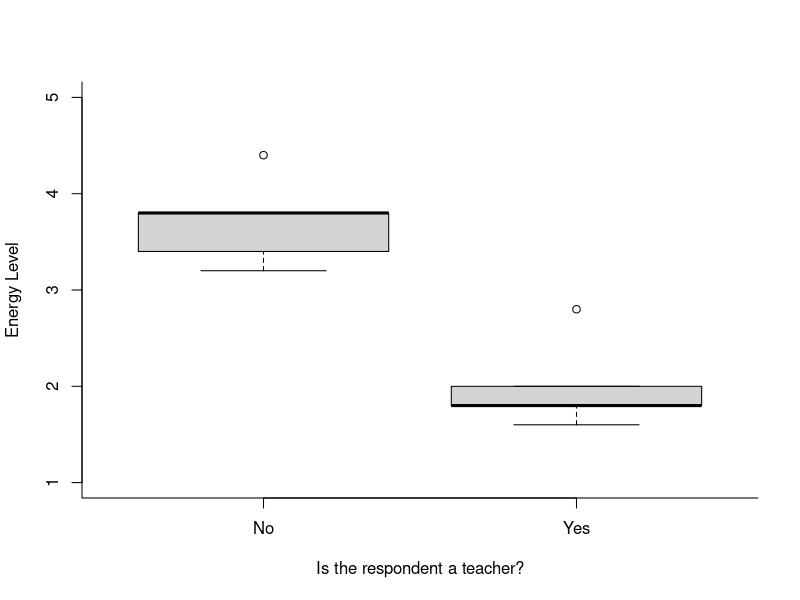

Write R code to recreate this figure.
## ---- chunk 1
# automatically create a bib database for R packages
knitr::write_bib(c(
  .packages(), 'bookdown', 'knitr', 'rmarkdown', 'psych', 'ggplot2'
), 'packages.bib')
## ---- chunk 2
dat<- read.csv("SchoolSurvey.csv")
## ---- chunk 3
knitr::kable(dat,align=rep('c',7))
## ---- chunk 4
dat <- read.csv("SchoolSurvey.csv")
## ---- chunk 5
dat <- read.csv("SchoolSurvey.csv")
## ---- chunk 6
dat
## ---- chunk 7
head(dat)
## ---- chunk 8
tail(dat)
## ---- chunk 9
str(dat)
## ---- chunk 10
names(dat)
## ---- chunk 11
dput(names(dat))
## ---- chunk 12
dat$Lik1
## ---- chunk 13
dat[ ,"Lik1"]
## ---- chunk 14
dat[1:3,"Lik1"]
## ---- chunk 15
dat[1:3, 2]
## ---- chunk 16
Likerts<- c("Lik1", "Lik2", "Lik3", "Lik4", "Lik5")
Likerts
## ---- chunk 17
dat[ ,Likerts]
## ---- chunk 18
dat[ ,c("Lik1","Teacher") ]
## ---- chunk 19
dat <- read.csv("SchoolSurvey.csv")
Likerts<- c("Lik1", "Lik2", "Lik3", "Lik4", "Lik5")
## ---- chunk 20
summary(dat)
## ---- chunk 21
summary(dat$Lik1)
## ---- chunk 22
summary(dat[1:3,"Lik1"])
## ---- chunk 23
summary(dat[,Likerts])
## ---- chunk 24
minX <- min(dat$Lik1)
maxX <- max(dat$Lik1)
medX <- median(dat$Lik1)
## ---- chunk 25
minX
medX
maxX
## ---- chunk 26
maxX - minX
## ---- chunk 27
mean(dat$Lik1)
var(dat$Lik1)
sd(dat$Lik1)
## ---- chunk 28
dat <- read.csv("SchoolSurvey.csv")
Likerts<- c("Lik1", "Lik2", "Lik3", "Lik4", "Lik5")
## ---- chunk 29
dat$Energy<- apply(dat[ ,Likerts], MARGIN = 1, mean)
# Let's view the data frame:
dat
# Let's perform the summary function on the new variable.
summary(dat$Energy)
## ---- chunk 30
head(dat)
## ---- chunk 31
dat$EnergySum<- apply(dat[ , Likerts], 1,sum)
head(dat)
## ---- chunk 32
dat <- read.csv("SchoolSurvey.csv")
Likerts<- c("Lik1", "Lik2", "Lik3", "Lik4", "Lik5")
dat$Energy<- apply(dat[ ,Likerts], MARGIN = 1, mean)
dat$Energy<- apply(dat[ ,Likerts], 1, mean)
## ---- chunk 33
par(bty="l")
boxplot(dat$Energy ~ dat$Teacher,
        ylim=c(1,5),
        ylab="Energy Level", 
        xlab="Is the respondent a teacher?")
